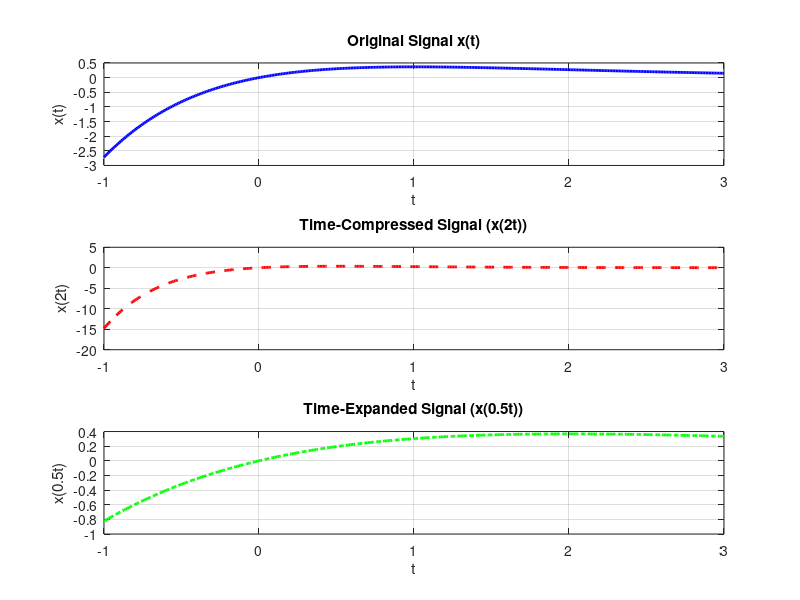

Source code (MATLAB):
clc;
clear;
close all;

t = -1:0.01:3;
x_t = t .* exp(-t); % Original signal x(t)

% Time compression (a = 2): x1(t) = x(2t)
x1_t = (2*t) .* exp(-2*t); % *2 with t 

% Time expansion (a = 0.5): x2(t) = x(0.5t)
x2_t = (0.5*t) .* exp(-0.5*t); % *0.5 with t

% Plot the original and scaled signals
figure;

subplot(311);
plot(t, x_t, 'b', 'LineWidth', 2);
xlabel('t'); ylabel('x(t)');
title('Original Signal x(t)');
grid on;

subplot(312);
plot(t, x1_t, 'r--', 'LineWidth', 2);
xlabel('t'); ylabel('x(2t)');
title('Time-Compressed Signal (x(2t))');
grid on;

subplot(313);
plot(t, x2_t, 'g-.', 'LineWidth', 2);
xlabel('t'); ylabel('x(0.5t)');
title('Time-Expanded Signal (x(0.5t))');
grid on;
